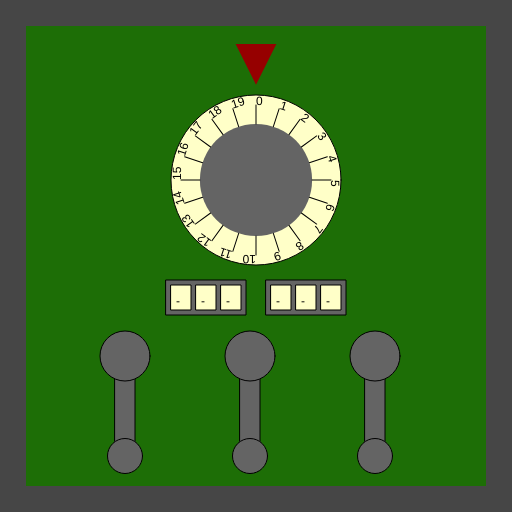
Frame 1 (no input)
Frame 60 (no input): identical to frame 1, image omitted
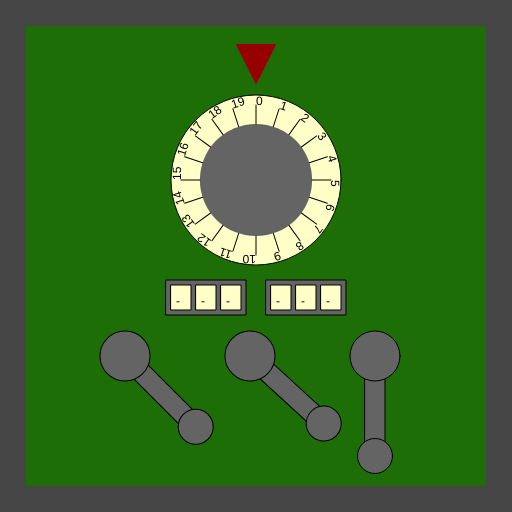
Frame 120 (the mouse pressed at the canvas centre since frame 60)

The p5.js sketch that drew these frames (run headless with seeded random() and noise() and a simulated clock; from frame 60 on, the mouse is pressed at the canvas centre):

// p5.js sketch
// ── sketch.js
/*

Officer: 7383430
CaseNum: 303-3-52253110-7383430

Case 303 - The Case of the Crooked Attorney
Stage 4 - The Courthouse

Torvalds has his final safe in his courthouse chambers. Luckily there is a court case proceeding.
You can sneak into his chambers whilst he makes his closing statement.

Crack the safe by doing the following:

	When the mouse button is released:
	- Use the 'random' function to produce random values ranging from 2 to 14.
	- Assign the output to Secure_Box_Value_0

	Whilst the mouse is being dragged:
	- Use the 'random' function to produce random values ranging from 1 to 12.
	- Assign the output to Secure_Box_Value_1

	When any key is released:
	- Make Secure_Box_Value_2 equal to the value of 'keyCode'

	When the mouse button is pressed:
	- Use the 'map' function to scale mouseX to values ranging from 21 to 69.
	- Assign the output to Secure_Box_Value_3

	When the mouse button is pressed:
	- Use the 'map' function to scale mouseY to values ranging from 17 to 78.
	- Assign the output to Secure_Box_Value_4

	Whilst the mouse is being dragged:
	- Use the 'map' function to scale mouseY to values ranging from 17 to 76.
	- Assign the output to Secure_Box_Value_5



This time you'll need to create the relevant event handlers yourself.

There are many possible ways of investigating this case, but you
should use ONLY the following commands:

	- The assignment operator aka. the equals sign !
	- mouseX, mouseY
	- key, keyCode
	- random
	- map

*/

//declare the variables

var Secure_Box_Value_0;
var Secure_Box_Value_1;
var Secure_Box_Value_2;
var Secure_Box_Value_3;
var Secure_Box_Value_4;
var Secure_Box_Value_5;

function preload() {
  //IMAGES WILL BE LOADED HERE
}

function setup() {
  createCanvas(512, 512);

  //initialise the variables
  Secure_Box_Value_0 = 0;
  Secure_Box_Value_1 = "";
  Secure_Box_Value_2 = "";
  Secure_Box_Value_3 = 0;
  Secure_Box_Value_4 = 0;
  Secure_Box_Value_5 = 0;
}

///////////////////EVENT HANDLERS///////////////////
/*When the mouse button is released:
	- Use the 'random' function to produce random values ranging from 2 to 14.
	- Assign the output to Secure_Box_Value_0

	Whilst the mouse is being dragged:
	- Use the 'random' function to produce random values ranging from 1 to 12.
	- Assign the output to Secure_Box_Value_1

	When any key is released:
	- Make Secure_Box_Value_2 equal to the value of 'keyCode'

	When the mouse button is pressed:
	- Use the 'map' function to scale mouseX to values ranging from 21 to 69.
	- Assign the output to Secure_Box_Value_3

	When the mouse button is pressed:
	- Use the 'map' function to scale mouseY to values ranging from 17 to 78.
	- Assign the output to Secure_Box_Value_4

	Whilst the mouse is being dragged:
	- Use the 'map' function to scale mouseY to values ranging from 17 to 76.
	- Assign the output to Secure_Box_Value_5

	- The assignment operator aka. the equals sign !
	- mouseX, mouseY
	- key, keyCode
	- random
	- map*/
//Create event handlers here to open the safe ...

function mouseReleased() {
  Secure_Box_Value_0 = random(2, 14);
}

function mouseDragged() {
  Secure_Box_Value_1 = random(1, 12);
  Secure_Box_Value_5 = map(mouseY, 0, 512, 17, 76);
}

function keyReleased() {
  Secure_Box_Value_2 = keyCode;
}

function mousePressed() {
  Secure_Box_Value_3 = map(mouseX, 0, 512, 21, 69);
  Secure_Box_Value_4 = map(mouseY, 0, 512, 17, 78);
}

///////////////DO NOT CHANGE CODE BELOW THIS POINT///////////////////

function draw() {
  //Draw the safe door
  background(70);
  noStroke();
  fill(29, 110, 6);
  rect(26, 26, width - 52, width - 52);

  //Draw the combination dial
  push();
  translate(256, 180);
  drawDial(170, Secure_Box_Value_0, 20);
  pop();

  //Draw the spinners
  push();
  translate(206, 280);
  drawSpinner(3, Secure_Box_Value_1);
  pop();

  push();
  translate(306, 280);
  drawSpinner(3, Secure_Box_Value_2);
  pop();

  //Draw the levers
  push();
  translate(125, 356);
  drawLever(Secure_Box_Value_3);
  pop();

  push();
  translate(250, 356);
  drawLever(Secure_Box_Value_4);
  pop();

  push();
  translate(375, 356);
  drawLever(Secure_Box_Value_5);
  pop();
}

function drawDial(diameter, num, maxNum) {
  //the combination lock

  var r = diameter * 0.5;
  var p = r * 0.6;

  stroke(0);
  fill(255, 255, 200);
  ellipse(0, 0, diameter, diameter);
  fill(100);
  noStroke();
  ellipse(0, 0, diameter * 0.66, diameter * 0.66);
  fill(150, 0, 0);
  triangle(-p * 0.4, -r - p, p * 0.4, -r - p, 0, -r - p / 5);

  noStroke();

  push();
  var inc = 360 / maxNum;

  rotate(radians(-num * inc));
  for (var i = 0; i < maxNum; i++) {
    push();
    rotate(radians(i * inc));
    stroke(0);
    line(0, -r * 0.66, 0, -(r - 10));
    noStroke();
    fill(0);
    text(i, 0, -(r - 10));
    pop();
  }

  pop();
}

function drawLever(rot) {
  push();
  rotate(radians(-rot));
  stroke(0);
  fill(100);
  rect(-10, 0, 20, 100);
  ellipse(0, 0, 50, 50);
  ellipse(0, 100, 35, 35);
  pop();
}

function drawSpinner(numSpinners, val) {
  var sw = 20;
  var ow = (sw + 5) * numSpinners + 5;
  stroke(0);
  fill(100);
  rect(-ow / 2, 0, ow, 35);
  if (typeof val == "number") {
    val = floor(val).toString(); //convert to string
  }
  var d = numSpinners - val.length;

  for (var d = numSpinners - val.length; d > 0; d--) {
    val = "-" + val;
  }

  for (var i = 0; i < numSpinners; i++) {
    stroke(0);
    fill(255, 255, 200);
    rect(-ow / 2 + i * (sw + 5) + 5, 5, 20, 25);
    fill(0);
    noStroke();
    text(val[i], -ow / 2 + sw / 2 + i * (sw + 5), 25);
  }
}
